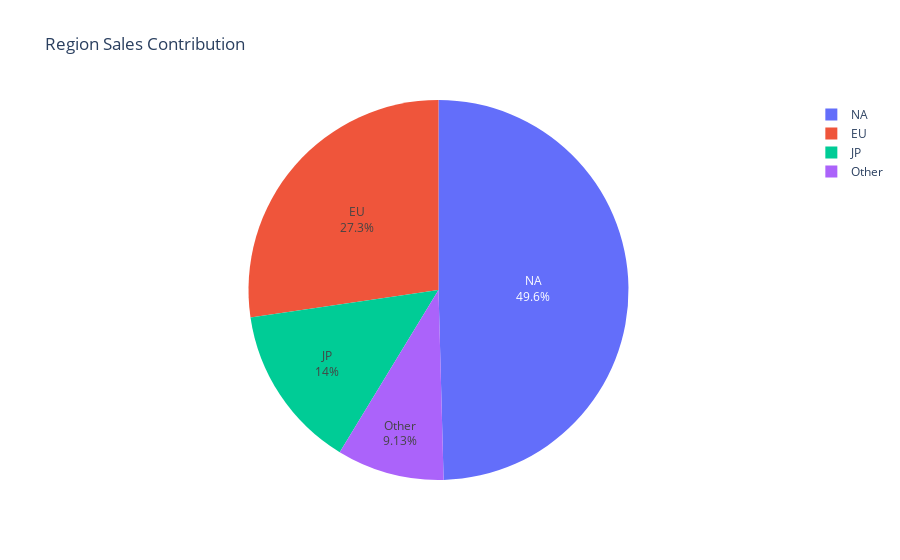

Notebook code cell kept with this figure:
### Markdown cell above
### 5.4. How is the contribution of each region to the global sales of the genre of our game?
- Background:
    - Another decision that we need to make is to decide which regions are we gonna localized our game in (language translations)
- Assumption:
    - We assume localization only includes language translations and nothing else 
    - We assume we'll release our game globally both in physical and digital form
- Insight:
    - After doing an analysis on the contribution of each region to the global sales for games with genres that we've chosen, the ranking of the regions are `NA`, `EU`, `Other`, `JP`
- Conclussion:
    - Since the non-english (`Other`, `JP`) regions's contribution to the global sales are less than 25% (14% + 9.13% = 23.13%), we won't localized our game to any other language (only english)

### Code cell
# take rows with 'action|sports|shooter' genres
df_our_genres = df_pre_processed[df_pre_processed['genre'].str.contains('action|sports|shooter|role-playing|platform')]

# make new table for the total sales of each region 
df_als4 = pd.DataFrame({
    'region' : ['NA', 'EU', 'JP', 'Other'],
    'sales' : [df_our_genres['na_sales'].sum(), df_our_genres['eu_sales'].sum(),
               df_our_genres['jp_sales'].sum(), df_our_genres['other_sales'].sum()]
})

# export for tableau
df_als4.to_csv('region_sales.csv')

# create pie chart
fig = px.pie(df_als4, values='sales', names='region', labels='region', title='Region Sales Contribution')
fig.update_traces(textinfo='percent+label')
fig.show()

### Figure 1 — Plotly figure (JSON) as saved in the notebook; plotly's stock layout.template omitted (floating-point values rounded to 4 significant figures)
{"data": [{"domain": {"x": [0, 1], "y": [0, 1]}, "hovertemplate": "region=%{label}<br>sales=%{value}<extra></extra>", "labels": ["NA", "EU", "JP", "Other"], "legendgroup": "", "name": "", "showlegend": true, "textinfo": "percent+label", "type": "pie", "values": [2880.0, 1587.0, 812.5, 530.4]}], "layout": {"legend": {"tracegroupgap": 0}, "title": {"text": "Region Sales Contribution"}}}
